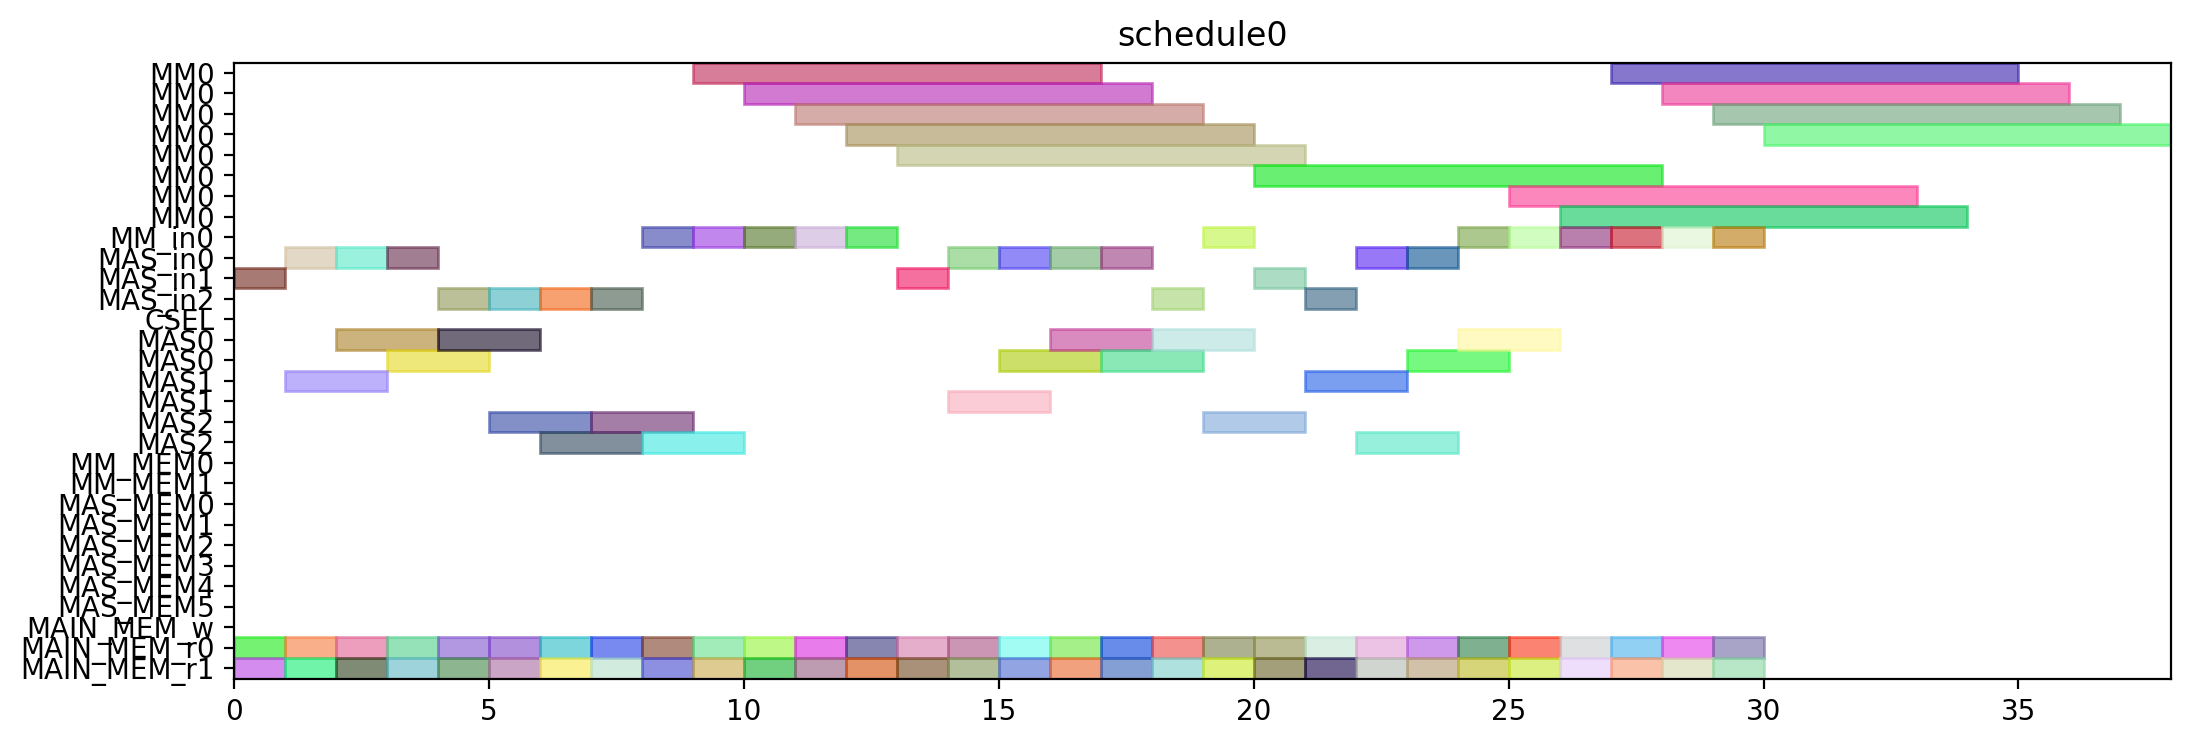

Source code (Python):
from pyschedule import Scenario, solvers, plotters, alt


def solve():
	horizon = 120
	S = Scenario("schedule0", horizon=horizon)

	# resource
	MM = S.Resources('MM', num=1, size=8)
	MM_in = S.Resources('MM_in', num=1)
	MAS_in = S.Resources('MAS_in', num=3)
	CSEL = S.Resource('CSEL')
	MAS = S.Resources('MAS', num=3, size=2, periods=range(1, horizon))
	MM_MEM = S.Resources('MM_MEM', num=2)
	MAS_MEM = S.Resources('MAS_MEM', num=6)
	MAIN_MEM_w = S.Resource('MAIN_MEM_w', size=1)
	MAIN_MEM_r = S.Resources('MAIN_MEM_r', num=2)

	# result of previous scheduling

	# new tasks
	T1_t0 = S.Task('T1_t0', length=2, delay_cost=1)
	T1_t0 += alt(MAS)
	T1_t0_in = S.Task('T1_t0_in', length=1, delay_cost=1)
	T1_t0_in += alt(MAS_in)
	S += T1_t0_in*MAS_in[0]<=T1_t0*MAS[0]

	S += T1_t0_in*MAS_in[1]<=T1_t0*MAS[1]

	S += T1_t0_in*MAS_in[2]<=T1_t0*MAS[2]

	T1_t0_mem0 = S.Task('T1_t0_mem0', length=1, delay_cost=1)
	T1_t0_mem0 += MAIN_MEM_r[0]
	S += T1_t0_mem0 <= T1_t0

	T1_t0_mem1 = S.Task('T1_t0_mem1', length=1, delay_cost=1)
	T1_t0_mem1 += MAIN_MEM_r[1]
	S += T1_t0_mem1 <= T1_t0

	T1_t1 = S.Task('T1_t1', length=2, delay_cost=1)
	T1_t1 += alt(MAS)
	T1_t1_in = S.Task('T1_t1_in', length=1, delay_cost=1)
	T1_t1_in += alt(MAS_in)
	S += T1_t1_in*MAS_in[0]<=T1_t1*MAS[0]

	S += T1_t1_in*MAS_in[1]<=T1_t1*MAS[1]

	S += T1_t1_in*MAS_in[2]<=T1_t1*MAS[2]

	T1_t1_mem0 = S.Task('T1_t1_mem0', length=1, delay_cost=1)
	T1_t1_mem0 += MAIN_MEM_r[0]
	S += T1_t1_mem0 <= T1_t1

	T1_t1_mem1 = S.Task('T1_t1_mem1', length=1, delay_cost=1)
	T1_t1_mem1 += MAIN_MEM_r[1]
	S += T1_t1_mem1 <= T1_t1

	T1_t3 = S.Task('T1_t3', length=8, delay_cost=1)
	T1_t3 += alt(MM)
	T1_t3_in = S.Task('T1_t3_in', length=1, delay_cost=1)
	T1_t3_in += alt(MM_in)
	S += T1_t3_in*MM_in[0]<=T1_t3*MM[0]
	T1_t3_mem0 = S.Task('T1_t3_mem0', length=1, delay_cost=1)
	T1_t3_mem0 += MAIN_MEM_r[0]
	S += T1_t3_mem0 <= T1_t3

	T1_t3_mem1 = S.Task('T1_t3_mem1', length=1, delay_cost=1)
	T1_t3_mem1 += MAIN_MEM_r[1]
	S += T1_t3_mem1 <= T1_t3

	T2_t0 = S.Task('T2_t0', length=8, delay_cost=1)
	T2_t0 += alt(MM)
	T2_t0_in = S.Task('T2_t0_in', length=1, delay_cost=1)
	T2_t0_in += alt(MM_in)
	S += T2_t0_in*MM_in[0]<=T2_t0*MM[0]
	T2_t0_mem0 = S.Task('T2_t0_mem0', length=1, delay_cost=1)
	T2_t0_mem0 += MAIN_MEM_r[0]
	S += T2_t0_mem0 <= T2_t0

	T2_t0_mem1 = S.Task('T2_t0_mem1', length=1, delay_cost=1)
	T2_t0_mem1 += MAIN_MEM_r[1]
	S += T2_t0_mem1 <= T2_t0

	T2_t1 = S.Task('T2_t1', length=8, delay_cost=1)
	T2_t1 += alt(MM)
	T2_t1_in = S.Task('T2_t1_in', length=1, delay_cost=1)
	T2_t1_in += alt(MM_in)
	S += T2_t1_in*MM_in[0]<=T2_t1*MM[0]
	T2_t1_mem0 = S.Task('T2_t1_mem0', length=1, delay_cost=1)
	T2_t1_mem0 += MAIN_MEM_r[0]
	S += T2_t1_mem0 <= T2_t1

	T2_t1_mem1 = S.Task('T2_t1_mem1', length=1, delay_cost=1)
	T2_t1_mem1 += MAIN_MEM_r[1]
	S += T2_t1_mem1 <= T2_t1

	T2_t2 = S.Task('T2_t2', length=2, delay_cost=1)
	T2_t2 += alt(MAS)
	T2_t2_in = S.Task('T2_t2_in', length=1, delay_cost=1)
	T2_t2_in += alt(MAS_in)
	S += T2_t2_in*MAS_in[0]<=T2_t2*MAS[0]

	S += T2_t2_in*MAS_in[1]<=T2_t2*MAS[1]

	S += T2_t2_in*MAS_in[2]<=T2_t2*MAS[2]

	T2_t2_mem0 = S.Task('T2_t2_mem0', length=1, delay_cost=1)
	T2_t2_mem0 += MAIN_MEM_r[0]
	S += T2_t2_mem0 <= T2_t2

	T2_t2_mem1 = S.Task('T2_t2_mem1', length=1, delay_cost=1)
	T2_t2_mem1 += MAIN_MEM_r[1]
	S += T2_t2_mem1 <= T2_t2

	T2_t3 = S.Task('T2_t3', length=2, delay_cost=1)
	T2_t3 += alt(MAS)
	T2_t3_in = S.Task('T2_t3_in', length=1, delay_cost=1)
	T2_t3_in += alt(MAS_in)
	S += T2_t3_in*MAS_in[0]<=T2_t3*MAS[0]

	S += T2_t3_in*MAS_in[1]<=T2_t3*MAS[1]

	S += T2_t3_in*MAS_in[2]<=T2_t3*MAS[2]

	T2_t3_mem0 = S.Task('T2_t3_mem0', length=1, delay_cost=1)
	T2_t3_mem0 += MAIN_MEM_r[0]
	S += T2_t3_mem0 <= T2_t3

	T2_t3_mem1 = S.Task('T2_t3_mem1', length=1, delay_cost=1)
	T2_t3_mem1 += MAIN_MEM_r[1]
	S += T2_t3_mem1 <= T2_t3

	T3_t0 = S.Task('T3_t0', length=8, delay_cost=1)
	T3_t0 += alt(MM)
	T3_t0_in = S.Task('T3_t0_in', length=1, delay_cost=1)
	T3_t0_in += alt(MM_in)
	S += T3_t0_in*MM_in[0]<=T3_t0*MM[0]
	T3_t0_mem0 = S.Task('T3_t0_mem0', length=1, delay_cost=1)
	T3_t0_mem0 += MAIN_MEM_r[0]
	S += T3_t0_mem0 <= T3_t0

	T3_t0_mem1 = S.Task('T3_t0_mem1', length=1, delay_cost=1)
	T3_t0_mem1 += MAIN_MEM_r[1]
	S += T3_t0_mem1 <= T3_t0

	T3_t1 = S.Task('T3_t1', length=8, delay_cost=1)
	T3_t1 += alt(MM)
	T3_t1_in = S.Task('T3_t1_in', length=1, delay_cost=1)
	T3_t1_in += alt(MM_in)
	S += T3_t1_in*MM_in[0]<=T3_t1*MM[0]
	T3_t1_mem0 = S.Task('T3_t1_mem0', length=1, delay_cost=1)
	T3_t1_mem0 += MAIN_MEM_r[0]
	S += T3_t1_mem0 <= T3_t1

	T3_t1_mem1 = S.Task('T3_t1_mem1', length=1, delay_cost=1)
	T3_t1_mem1 += MAIN_MEM_r[1]
	S += T3_t1_mem1 <= T3_t1

	T3_t2 = S.Task('T3_t2', length=2, delay_cost=1)
	T3_t2 += alt(MAS)
	T3_t2_in = S.Task('T3_t2_in', length=1, delay_cost=1)
	T3_t2_in += alt(MAS_in)
	S += T3_t2_in*MAS_in[0]<=T3_t2*MAS[0]

	S += T3_t2_in*MAS_in[1]<=T3_t2*MAS[1]

	S += T3_t2_in*MAS_in[2]<=T3_t2*MAS[2]

	T3_t2_mem0 = S.Task('T3_t2_mem0', length=1, delay_cost=1)
	T3_t2_mem0 += MAIN_MEM_r[0]
	S += T3_t2_mem0 <= T3_t2

	T3_t2_mem1 = S.Task('T3_t2_mem1', length=1, delay_cost=1)
	T3_t2_mem1 += MAIN_MEM_r[1]
	S += T3_t2_mem1 <= T3_t2

	T3_t3 = S.Task('T3_t3', length=2, delay_cost=1)
	T3_t3 += alt(MAS)
	T3_t3_in = S.Task('T3_t3_in', length=1, delay_cost=1)
	T3_t3_in += alt(MAS_in)
	S += T3_t3_in*MAS_in[0]<=T3_t3*MAS[0]

	S += T3_t3_in*MAS_in[1]<=T3_t3*MAS[1]

	S += T3_t3_in*MAS_in[2]<=T3_t3*MAS[2]

	T3_t3_mem0 = S.Task('T3_t3_mem0', length=1, delay_cost=1)
	T3_t3_mem0 += MAIN_MEM_r[0]
	S += T3_t3_mem0 <= T3_t3

	T3_t3_mem1 = S.Task('T3_t3_mem1', length=1, delay_cost=1)
	T3_t3_mem1 += MAIN_MEM_r[1]
	S += T3_t3_mem1 <= T3_t3

	T4_t0 = S.Task('T4_t0', length=8, delay_cost=1)
	T4_t0 += alt(MM)
	T4_t0_in = S.Task('T4_t0_in', length=1, delay_cost=1)
	T4_t0_in += alt(MM_in)
	S += T4_t0_in*MM_in[0]<=T4_t0*MM[0]
	T4_t0_mem0 = S.Task('T4_t0_mem0', length=1, delay_cost=1)
	T4_t0_mem0 += MAIN_MEM_r[0]
	S += T4_t0_mem0 <= T4_t0

	T4_t0_mem1 = S.Task('T4_t0_mem1', length=1, delay_cost=1)
	T4_t0_mem1 += MAIN_MEM_r[1]
	S += T4_t0_mem1 <= T4_t0

	T4_t1 = S.Task('T4_t1', length=8, delay_cost=1)
	T4_t1 += alt(MM)
	T4_t1_in = S.Task('T4_t1_in', length=1, delay_cost=1)
	T4_t1_in += alt(MM_in)
	S += T4_t1_in*MM_in[0]<=T4_t1*MM[0]
	T4_t1_mem0 = S.Task('T4_t1_mem0', length=1, delay_cost=1)
	T4_t1_mem0 += MAIN_MEM_r[0]
	S += T4_t1_mem0 <= T4_t1

	T4_t1_mem1 = S.Task('T4_t1_mem1', length=1, delay_cost=1)
	T4_t1_mem1 += MAIN_MEM_r[1]
	S += T4_t1_mem1 <= T4_t1

	T4_t2 = S.Task('T4_t2', length=2, delay_cost=1)
	T4_t2 += alt(MAS)
	T4_t2_in = S.Task('T4_t2_in', length=1, delay_cost=1)
	T4_t2_in += alt(MAS_in)
	S += T4_t2_in*MAS_in[0]<=T4_t2*MAS[0]

	S += T4_t2_in*MAS_in[1]<=T4_t2*MAS[1]

	S += T4_t2_in*MAS_in[2]<=T4_t2*MAS[2]

	T4_t2_mem0 = S.Task('T4_t2_mem0', length=1, delay_cost=1)
	T4_t2_mem0 += MAIN_MEM_r[0]
	S += T4_t2_mem0 <= T4_t2

	T4_t2_mem1 = S.Task('T4_t2_mem1', length=1, delay_cost=1)
	T4_t2_mem1 += MAIN_MEM_r[1]
	S += T4_t2_mem1 <= T4_t2

	T4_t3 = S.Task('T4_t3', length=2, delay_cost=1)
	T4_t3 += alt(MAS)
	T4_t3_in = S.Task('T4_t3_in', length=1, delay_cost=1)
	T4_t3_in += alt(MAS_in)
	S += T4_t3_in*MAS_in[0]<=T4_t3*MAS[0]

	S += T4_t3_in*MAS_in[1]<=T4_t3*MAS[1]

	S += T4_t3_in*MAS_in[2]<=T4_t3*MAS[2]

	T4_t3_mem0 = S.Task('T4_t3_mem0', length=1, delay_cost=1)
	T4_t3_mem0 += MAIN_MEM_r[0]
	S += T4_t3_mem0 <= T4_t3

	T4_t3_mem1 = S.Task('T4_t3_mem1', length=1, delay_cost=1)
	T4_t3_mem1 += MAIN_MEM_r[1]
	S += T4_t3_mem1 <= T4_t3

	T5_t0 = S.Task('T5_t0', length=2, delay_cost=1)
	T5_t0 += alt(MAS)
	T5_t0_in = S.Task('T5_t0_in', length=1, delay_cost=1)
	T5_t0_in += alt(MAS_in)
	S += T5_t0_in*MAS_in[0]<=T5_t0*MAS[0]

	S += T5_t0_in*MAS_in[1]<=T5_t0*MAS[1]

	S += T5_t0_in*MAS_in[2]<=T5_t0*MAS[2]

	T5_t0_mem0 = S.Task('T5_t0_mem0', length=1, delay_cost=1)
	T5_t0_mem0 += MAIN_MEM_r[0]
	S += T5_t0_mem0 <= T5_t0

	T5_t0_mem1 = S.Task('T5_t0_mem1', length=1, delay_cost=1)
	T5_t0_mem1 += MAIN_MEM_r[1]
	S += T5_t0_mem1 <= T5_t0

	T5_t1 = S.Task('T5_t1', length=2, delay_cost=1)
	T5_t1 += alt(MAS)
	T5_t1_in = S.Task('T5_t1_in', length=1, delay_cost=1)
	T5_t1_in += alt(MAS_in)
	S += T5_t1_in*MAS_in[0]<=T5_t1*MAS[0]

	S += T5_t1_in*MAS_in[1]<=T5_t1*MAS[1]

	S += T5_t1_in*MAS_in[2]<=T5_t1*MAS[2]

	T5_t1_mem0 = S.Task('T5_t1_mem0', length=1, delay_cost=1)
	T5_t1_mem0 += MAIN_MEM_r[0]
	S += T5_t1_mem0 <= T5_t1

	T5_t1_mem1 = S.Task('T5_t1_mem1', length=1, delay_cost=1)
	T5_t1_mem1 += MAIN_MEM_r[1]
	S += T5_t1_mem1 <= T5_t1

	T5_t3 = S.Task('T5_t3', length=8, delay_cost=1)
	T5_t3 += alt(MM)
	T5_t3_in = S.Task('T5_t3_in', length=1, delay_cost=1)
	T5_t3_in += alt(MM_in)
	S += T5_t3_in*MM_in[0]<=T5_t3*MM[0]
	T5_t3_mem0 = S.Task('T5_t3_mem0', length=1, delay_cost=1)
	T5_t3_mem0 += MAIN_MEM_r[0]
	S += T5_t3_mem0 <= T5_t3

	T5_t3_mem1 = S.Task('T5_t3_mem1', length=1, delay_cost=1)
	T5_t3_mem1 += MAIN_MEM_r[1]
	S += T5_t3_mem1 <= T5_t3

	T6_t0 = S.Task('T6_t0', length=8, delay_cost=1)
	T6_t0 += alt(MM)
	T6_t0_in = S.Task('T6_t0_in', length=1, delay_cost=1)
	T6_t0_in += alt(MM_in)
	S += T6_t0_in*MM_in[0]<=T6_t0*MM[0]
	T6_t0_mem0 = S.Task('T6_t0_mem0', length=1, delay_cost=1)
	T6_t0_mem0 += MAIN_MEM_r[0]
	S += T6_t0_mem0 <= T6_t0

	T6_t0_mem1 = S.Task('T6_t0_mem1', length=1, delay_cost=1)
	T6_t0_mem1 += MAIN_MEM_r[1]
	S += T6_t0_mem1 <= T6_t0

	T6_t1 = S.Task('T6_t1', length=8, delay_cost=1)
	T6_t1 += alt(MM)
	T6_t1_in = S.Task('T6_t1_in', length=1, delay_cost=1)
	T6_t1_in += alt(MM_in)
	S += T6_t1_in*MM_in[0]<=T6_t1*MM[0]
	T6_t1_mem0 = S.Task('T6_t1_mem0', length=1, delay_cost=1)
	T6_t1_mem0 += MAIN_MEM_r[0]
	S += T6_t1_mem0 <= T6_t1

	T6_t1_mem1 = S.Task('T6_t1_mem1', length=1, delay_cost=1)
	T6_t1_mem1 += MAIN_MEM_r[1]
	S += T6_t1_mem1 <= T6_t1

	T6_t2 = S.Task('T6_t2', length=2, delay_cost=1)
	T6_t2 += alt(MAS)
	T6_t2_in = S.Task('T6_t2_in', length=1, delay_cost=1)
	T6_t2_in += alt(MAS_in)
	S += T6_t2_in*MAS_in[0]<=T6_t2*MAS[0]

	S += T6_t2_in*MAS_in[1]<=T6_t2*MAS[1]

	S += T6_t2_in*MAS_in[2]<=T6_t2*MAS[2]

	T6_t2_mem0 = S.Task('T6_t2_mem0', length=1, delay_cost=1)
	T6_t2_mem0 += MAIN_MEM_r[0]
	S += T6_t2_mem0 <= T6_t2

	T6_t2_mem1 = S.Task('T6_t2_mem1', length=1, delay_cost=1)
	T6_t2_mem1 += MAIN_MEM_r[1]
	S += T6_t2_mem1 <= T6_t2

	T6_t3 = S.Task('T6_t3', length=2, delay_cost=1)
	T6_t3 += alt(MAS)
	T6_t3_in = S.Task('T6_t3_in', length=1, delay_cost=1)
	T6_t3_in += alt(MAS_in)
	S += T6_t3_in*MAS_in[0]<=T6_t3*MAS[0]

	S += T6_t3_in*MAS_in[1]<=T6_t3*MAS[1]

	S += T6_t3_in*MAS_in[2]<=T6_t3*MAS[2]

	T6_t3_mem0 = S.Task('T6_t3_mem0', length=1, delay_cost=1)
	T6_t3_mem0 += MAIN_MEM_r[0]
	S += T6_t3_mem0 <= T6_t3

	T6_t3_mem1 = S.Task('T6_t3_mem1', length=1, delay_cost=1)
	T6_t3_mem1 += MAIN_MEM_r[1]
	S += T6_t3_mem1 <= T6_t3

	T7_t0 = S.Task('T7_t0', length=8, delay_cost=1)
	T7_t0 += alt(MM)
	T7_t0_in = S.Task('T7_t0_in', length=1, delay_cost=1)
	T7_t0_in += alt(MM_in)
	S += T7_t0_in*MM_in[0]<=T7_t0*MM[0]
	T7_t0_mem0 = S.Task('T7_t0_mem0', length=1, delay_cost=1)
	T7_t0_mem0 += MAIN_MEM_r[0]
	S += T7_t0_mem0 <= T7_t0

	T7_t0_mem1 = S.Task('T7_t0_mem1', length=1, delay_cost=1)
	T7_t0_mem1 += MAIN_MEM_r[1]
	S += T7_t0_mem1 <= T7_t0

	T7_t1 = S.Task('T7_t1', length=8, delay_cost=1)
	T7_t1 += alt(MM)
	T7_t1_in = S.Task('T7_t1_in', length=1, delay_cost=1)
	T7_t1_in += alt(MM_in)
	S += T7_t1_in*MM_in[0]<=T7_t1*MM[0]
	T7_t1_mem0 = S.Task('T7_t1_mem0', length=1, delay_cost=1)
	T7_t1_mem0 += MAIN_MEM_r[0]
	S += T7_t1_mem0 <= T7_t1

	T7_t1_mem1 = S.Task('T7_t1_mem1', length=1, delay_cost=1)
	T7_t1_mem1 += MAIN_MEM_r[1]
	S += T7_t1_mem1 <= T7_t1

	T7_t2 = S.Task('T7_t2', length=2, delay_cost=1)
	T7_t2 += alt(MAS)
	T7_t2_in = S.Task('T7_t2_in', length=1, delay_cost=1)
	T7_t2_in += alt(MAS_in)
	S += T7_t2_in*MAS_in[0]<=T7_t2*MAS[0]

	S += T7_t2_in*MAS_in[1]<=T7_t2*MAS[1]

	S += T7_t2_in*MAS_in[2]<=T7_t2*MAS[2]

	T7_t2_mem0 = S.Task('T7_t2_mem0', length=1, delay_cost=1)
	T7_t2_mem0 += MAIN_MEM_r[0]
	S += T7_t2_mem0 <= T7_t2

	T7_t2_mem1 = S.Task('T7_t2_mem1', length=1, delay_cost=1)
	T7_t2_mem1 += MAIN_MEM_r[1]
	S += T7_t2_mem1 <= T7_t2

	T7_t3 = S.Task('T7_t3', length=2, delay_cost=1)
	T7_t3 += alt(MAS)
	T7_t3_in = S.Task('T7_t3_in', length=1, delay_cost=1)
	T7_t3_in += alt(MAS_in)
	S += T7_t3_in*MAS_in[0]<=T7_t3*MAS[0]

	S += T7_t3_in*MAS_in[1]<=T7_t3*MAS[1]

	S += T7_t3_in*MAS_in[2]<=T7_t3*MAS[2]

	T7_t3_mem0 = S.Task('T7_t3_mem0', length=1, delay_cost=1)
	T7_t3_mem0 += MAIN_MEM_r[0]
	S += T7_t3_mem0 <= T7_t3

	T7_t3_mem1 = S.Task('T7_t3_mem1', length=1, delay_cost=1)
	T7_t3_mem1 += MAIN_MEM_r[1]
	S += T7_t3_mem1 <= T7_t3

	T8_t2 = S.Task('T8_t2', length=2, delay_cost=1)
	T8_t2 += alt(MAS)
	T8_t2_in = S.Task('T8_t2_in', length=1, delay_cost=1)
	T8_t2_in += alt(MAS_in)
	S += T8_t2_in*MAS_in[0]<=T8_t2*MAS[0]

	S += T8_t2_in*MAS_in[1]<=T8_t2*MAS[1]

	S += T8_t2_in*MAS_in[2]<=T8_t2*MAS[2]

	T8_t2_mem0 = S.Task('T8_t2_mem0', length=1, delay_cost=1)
	T8_t2_mem0 += MAIN_MEM_r[0]
	S += T8_t2_mem0 <= T8_t2

	T8_t2_mem1 = S.Task('T8_t2_mem1', length=1, delay_cost=1)
	T8_t2_mem1 += MAIN_MEM_r[1]
	S += T8_t2_mem1 <= T8_t2

	T9_t2 = S.Task('T9_t2', length=2, delay_cost=1)
	T9_t2 += alt(MAS)
	T9_t2_in = S.Task('T9_t2_in', length=1, delay_cost=1)
	T9_t2_in += alt(MAS_in)
	S += T9_t2_in*MAS_in[0]<=T9_t2*MAS[0]

	S += T9_t2_in*MAS_in[1]<=T9_t2*MAS[1]

	S += T9_t2_in*MAS_in[2]<=T9_t2*MAS[2]

	T9_t2_mem0 = S.Task('T9_t2_mem0', length=1, delay_cost=1)
	T9_t2_mem0 += MAIN_MEM_r[0]
	S += T9_t2_mem0 <= T9_t2

	T9_t2_mem1 = S.Task('T9_t2_mem1', length=1, delay_cost=1)
	T9_t2_mem1 += MAIN_MEM_r[1]
	S += T9_t2_mem1 <= T9_t2

	T10_t2 = S.Task('T10_t2', length=2, delay_cost=1)
	T10_t2 += alt(MAS)
	T10_t2_in = S.Task('T10_t2_in', length=1, delay_cost=1)
	T10_t2_in += alt(MAS_in)
	S += T10_t2_in*MAS_in[0]<=T10_t2*MAS[0]

	S += T10_t2_in*MAS_in[1]<=T10_t2*MAS[1]

	S += T10_t2_in*MAS_in[2]<=T10_t2*MAS[2]

	T10_t2_mem0 = S.Task('T10_t2_mem0', length=1, delay_cost=1)
	T10_t2_mem0 += MAIN_MEM_r[0]
	S += T10_t2_mem0 <= T10_t2

	T10_t2_mem1 = S.Task('T10_t2_mem1', length=1, delay_cost=1)
	T10_t2_mem1 += MAIN_MEM_r[1]
	S += T10_t2_mem1 <= T10_t2

	T11_t2 = S.Task('T11_t2', length=2, delay_cost=1)
	T11_t2 += alt(MAS)
	T11_t2_in = S.Task('T11_t2_in', length=1, delay_cost=1)
	T11_t2_in += alt(MAS_in)
	S += T11_t2_in*MAS_in[0]<=T11_t2*MAS[0]

	S += T11_t2_in*MAS_in[1]<=T11_t2*MAS[1]

	S += T11_t2_in*MAS_in[2]<=T11_t2*MAS[2]

	T11_t2_mem0 = S.Task('T11_t2_mem0', length=1, delay_cost=1)
	T11_t2_mem0 += MAIN_MEM_r[0]
	S += T11_t2_mem0 <= T11_t2

	T11_t2_mem1 = S.Task('T11_t2_mem1', length=1, delay_cost=1)
	T11_t2_mem1 += MAIN_MEM_r[1]
	S += T11_t2_mem1 <= T11_t2

	solvers.mip.solve(S,msg=1,kind='CPLEX',ratio_gap=1.01)

	solution = [['hoge']*len(S.solution()[1]) for i in range(len(S.solution()))]
	for i in range(len(S.solution())):
		for j in range(len(S.solution()[i])):
			solution[i][j]=str(S.solution()[i][j])
	print(solution)

	cycles = int(solution[-1][3])

	pic_file_name = "/mnt/rose/usr1/fukuda/ABE/multiRAM_multiMAS_16mux/scheduling_result/stage8MM1_stage2MAS3/EP2_LADDERMUL/schedule0.png"
	if(S.solution() != []):
		plotters.matplotlib.plot(S,img_filename=pic_file_name, show_task_labels=False, fig_size=(cycles*0.25+3, 4))

	return solution
